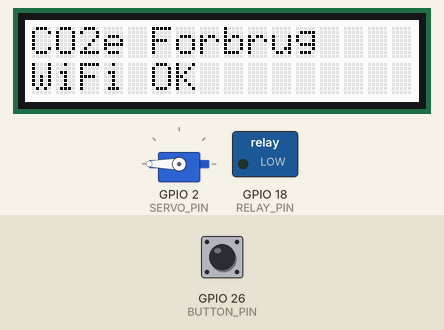
This sketch was run on a simulated ESP32. Parts: servo, 16×2 character LCD, switched loads named in the sketch (green lamp = pin HIGH). Inputs (shaded band) come from the test bench; at power-on: GPIO 26 (BUTTON_PIN) HIGH. WiFi joins after 1.5 s; servers stay silent unless stated; what the sketch prints to the serial monitor is not drawn.

Above: at 2.8 s.
2.9 s: GPIO 26 (BUTTON_PIN) pulled LOW for 0.15 s
At 4.1 s:
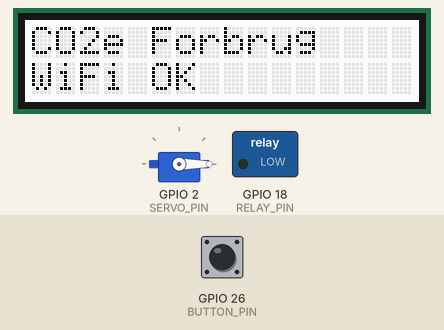
4.5 s: GPIO 26 (BUTTON_PIN) pulled LOW for 1 s
At 5.3 s:
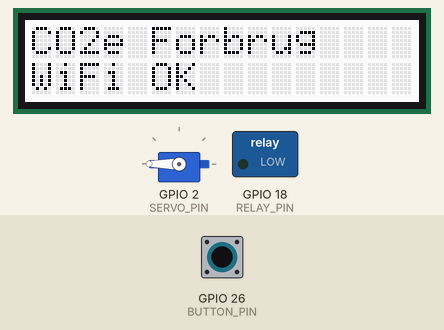
7.0 s: GPIO 26 (BUTTON_PIN) pulled LOW for 3.2 s
At 14.62 s:
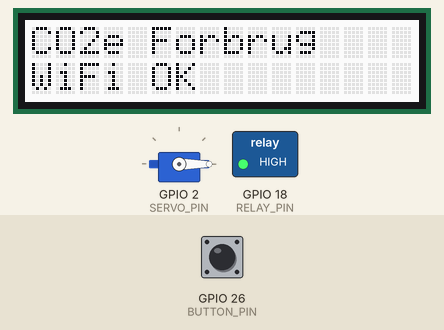
14.7 s: GPIO 26 (BUTTON_PIN) pulled LOW for 0.15 s
At 15.4 s:
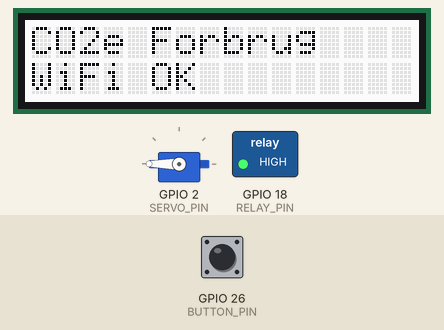
Timing chart, 0 to 26.0 s (numbered marks = the images above; inputs shaded):
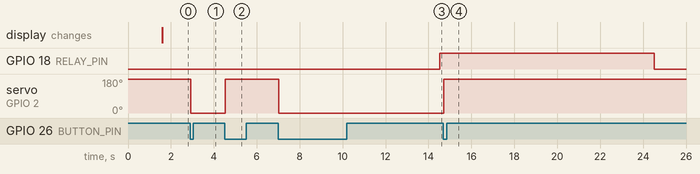

The sketch:

print_lcd_lighter_piston_button.ino
```cpp
#include <WiFi.h>
#include <WebServer.h>
#include <HardwareSerial.h>
#include <Wire.h>
#include "rgb_lcd.h"
#include <ESP32Servo.h>

// ===== WPA2 Enterprise =====
#include "esp_wifi.h"
#include "esp_eap_client.h"

// ===== PRINTER =====
HardwareSerial Printer(2);
#define PRINTER_RX 27
#define PRINTER_TX 25

// ===== LCD =====
rgb_lcd lcd;
#define LCD_SDA 21
#define LCD_SCL 22

// ===== SERVO =====
Servo piston;
#define SERVO_PIN 2
#define SERVO_EXTENDED 180
#define SERVO_RETRACTED 0

// ===== BUTTON + RELAY =====
#define BUTTON_PIN 26
#define RELAY_PIN 18

// ===== STATE =====
bool pistonIsExtended = true;   // <-- assume piston starts extended
bool lastButton = HIGH;

// ===== LIGHTER TIMING =====
bool lighterArmed = false;
bool lighterOn = false;
unsigned long lighterDelayStart = 0;
unsigned long lighterOnStart = 0;

const unsigned long LIGHTER_DELAY = 10000; // wait 10s after extend
const unsigned long LIGHTER_TIME  = 10000; // lighter on 10s

// ===== WIFI =====
const char* ssid = "eduroam";
const char* identity = "INDSÆT SKOLE EMAIL";
const char* password = "INDSÆT SKOLE EMAIL PASSWORD";

// ===== SERVER =====
WebServer server(80);

// ===== LCD SCROLL =====
String lcdMessage = "";
int scrollIndex = 0;
unsigned long lastScroll = 0;
const int scrollDelay = 300;

// ===== HTTP PRINT =====
void handlePrint() {
  if (!server.hasArg("plain")) {
    server.send(400, "text/plain", "No data");
    return;
  }

  Printer.write(0x1B); Printer.write('@');
  Printer.println(server.arg("plain"));
  Printer.write(0x1B); Printer.write('d'); Printer.write(3);

  if (server.hasArg("co2")) {
    lcdMessage = "                " + server.arg("co2") + "                ";
    scrollIndex = 0;
  }

  server.send(200, "text/plain", "OK");
}

void setup() {
  Serial.begin(115200);

  // ===== IO =====
  pinMode(BUTTON_PIN, INPUT_PULLUP);
  pinMode(RELAY_PIN, OUTPUT);
  digitalWrite(RELAY_PIN, LOW);

  // ===== SERVO =====
 // piston.setPeriodHertz(50);
 // piston.attach(SERVO_PIN, 500, 2400);
  piston.attach(SERVO_PIN);
  piston.write(SERVO_EXTENDED); // assume starting extended

  // ===== PRINTER =====
  Printer.begin(19200, SERIAL_8N1, PRINTER_RX, PRINTER_TX);

  // ===== LCD =====
  Wire.begin(LCD_SDA, LCD_SCL);
  lcd.begin(16, 2);
  lcd.setRGB(255, 255, 255);
  lcd.setCursor(0,0);
  lcd.print("CO2e Forbrug");
  lcd.setCursor(0,1);
  lcd.print("Starter...");

  // ===== WIFI =====
  WiFi.disconnect(true);
  WiFi.mode(WIFI_STA);

  esp_wifi_sta_enterprise_enable();
  esp_eap_client_set_identity((uint8_t*)identity, strlen(identity));
  esp_eap_client_set_username((uint8_t*)identity, strlen(identity));
  esp_eap_client_set_password((uint8_t*)password, strlen(password));

  WiFi.begin(ssid);
  while (WiFi.status() != WL_CONNECTED) {
    delay(500);
    Serial.print(".");
  }

  Serial.println("\nWiFi connected");
  Serial.println(WiFi.localIP());

  lcd.setCursor(0,1);
  lcd.print("WiFi OK        ");

  // ===== SERVER =====
  server.on("/print", HTTP_POST, handlePrint);
  server.begin();
}

void loop() {
  server.handleClient();

  // ===== BUTTON EDGE =====
  bool current = digitalRead(BUTTON_PIN);

  if (lastButton == HIGH && current == LOW) {
    delay(20);
    Serial.println("Button pressed");

    if (pistonIsExtended) {
      // RETRACT
      piston.write(SERVO_RETRACTED);
      pistonIsExtended = false;
          Serial.println("piston is extended, retracting");

    } else {
      // EXTEND + ARM LIGHTER
      piston.write(SERVO_EXTENDED);
      pistonIsExtended = true;
      lighterArmed = true;
      lighterDelayStart = millis();
          Serial.println("Lighter ON");
          Serial.println("piston is retracted, extending");

    }
  }
  lastButton = current;

  // ===== LIGHTER LOGIC =====
  if (lighterArmed && !lighterOn && millis() - lighterDelayStart >= LIGHTER_DELAY) {
    digitalWrite(RELAY_PIN, HIGH);
    lighterOn = true;
    lighterOnStart = millis();
    Serial.println("Lighter ON");
  }

  if (lighterOn && millis() - lighterOnStart >= LIGHTER_TIME) {
    digitalWrite(RELAY_PIN, LOW);
    lighterOn = false;
    lighterArmed = false;
    Serial.println("Lighter OFF");
  }

  // ===== LCD SCROLL =====
  if (lcdMessage.length() > 0 && millis() - lastScroll > scrollDelay) {
    lastScroll = millis();
    lcd.setCursor(0,1);
    lcd.print(lcdMessage.substring(scrollIndex, scrollIndex + 16));
    scrollIndex++;
    if (scrollIndex + 16 > lcdMessage.length()) scrollIndex = 0;
  }
}
```

Measured:
- after the input at 2.9 s, servo on GPIO 2 (SERVO_PIN): 180° → 0° at once
- after the input at 4.5 s, servo on GPIO 2 (SERVO_PIN): 0° → 180° at once
- after the input at 7.0 s, servo on GPIO 2 (SERVO_PIN): 180° → 0° at once
- after the input at 14.7 s, servo on GPIO 2 (SERVO_PIN): 0° → 180° at once
